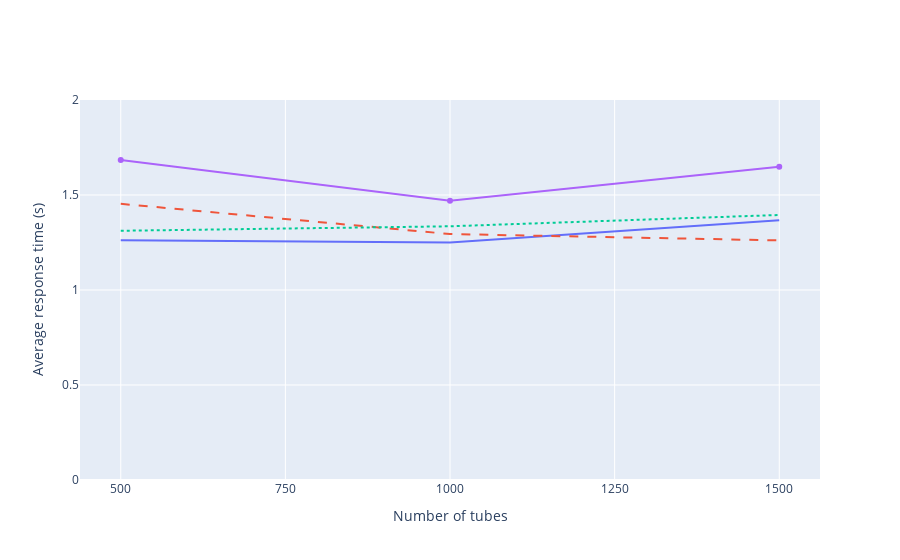

The cell this chart's notebook holds for it:
### Markdown cell above
### Average times when executing tx 'AddAnalysis' by advanced analysts

### Code cell
# 3 Orgs net data
threeOrgs10 = [1.2625, 1.2500, 1.3666]
threeOrgs20 = [1.4535, 1.2945, 1.2611]
# 5 Orgs net data
fiveOrgs10 = [1.3117, 1.3353, 1.3949]
fiveOrgs20 = [1.6839, 1.4699, 1.6484]

avgResolution("250 KB", threeOrgs10, threeOrgs20, fiveOrgs10, fiveOrgs20)

### Figure 1 — Plotly figure (JSON) as saved in the notebook; plotly's stock layout.template omitted (floating-point values rounded to 4 significant figures)
{"data": [{"mode": "lines", "name": "3 Orgs net (10 advanced analysts)", "type": "scatter", "x": [500, 1000, 1500], "y": [1.262, 1.25, 1.367]}, {"line": {"dash": "dash"}, "mode": "lines", "name": "3 Orgs net (20 advanced analysts)", "type": "scatter", "x": [500, 1000, 1500], "y": [1.454, 1.294, 1.261]}, {"line": {"dash": "dot"}, "mode": "lines", "name": "5 Orgs net (10 advanced analysts)", "type": "scatter", "x": [500, 1000, 1500], "y": [1.312, 1.335, 1.395]}, {"mode": "lines+markers", "name": "5 Orgs net (20 advanced analysts)", "type": "scatter", "x": [500, 1000, 1500], "y": [1.684, 1.47, 1.648]}], "layout": {"barmode": "group", "showlegend": false, "xaxis": {"dtick": 250, "tick0": 500, "title": {"text": "Number of tubes"}}, "yaxis": {"range": [0, 2], "title": {"text": "Average response time (s)"}}}}
